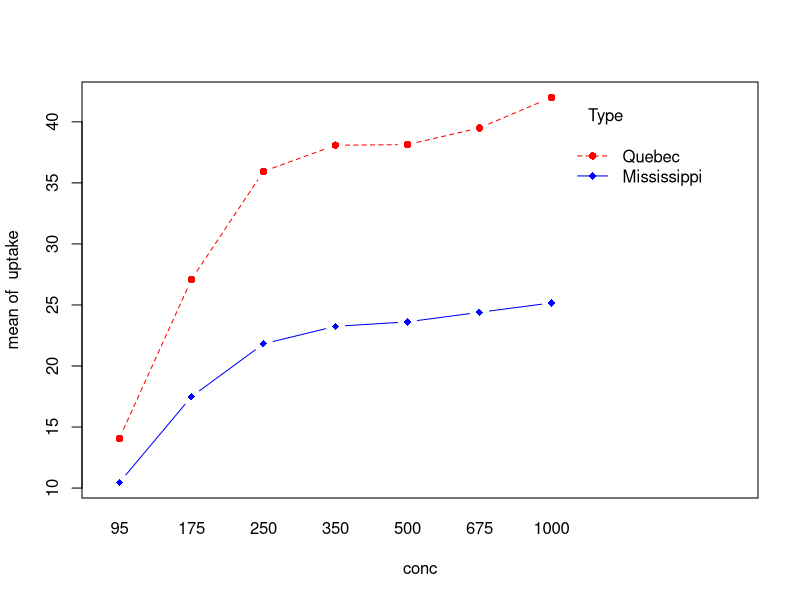
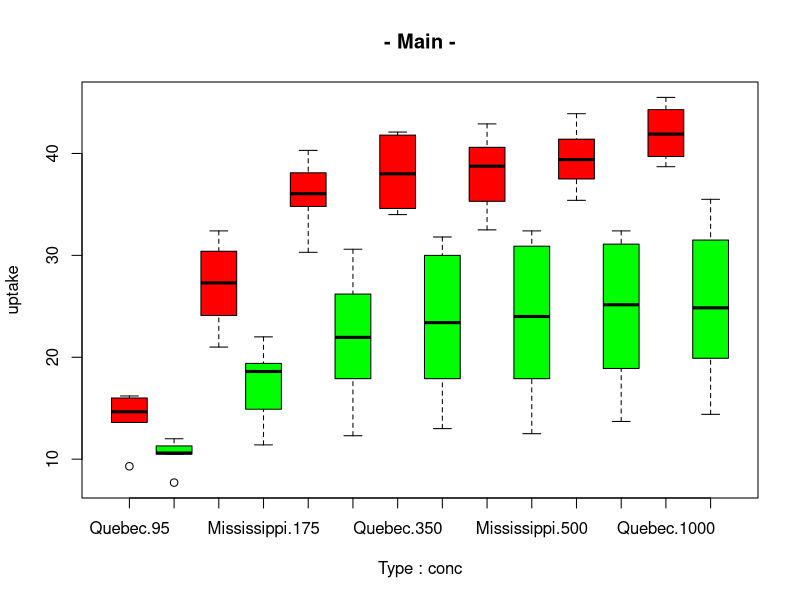

R code for these plots, in order: (Note: this script raises an error after producing the figures.)
# ANOVA-5 mine

# 반복측정 ANOVA (Repeated Measure ANOVA)
# 실험설계 조건 :
# (1) 1개의 집단간 요인 (Between-groups factor)
# (2) 1개의 집단내 요인 (Within-groups factor)
# 
# 분석할 데이터셋 : CO2{datasets}
# 변수정보 : 
#   (1) Plant - 서열변수(개별 Plant의 고유식별자)
#   (2) Type - 범주(Plant의 서식지 - Quebec, Mississippi)
#   (3) Treatment - 냉해/비냉해 처리
#   (4) uptake - CO2 섭취량
#   (5) conc - CO2 농도

data(CO2, package = 'datasets')

str(CO2)
str(CO2$Treatment)

# 요인역할을 할 변수는 
# factor 타입으로 변환하자 !!(분산분석할 때)
CO2$conc <- factor(CO2$conc)

attach(CO2)
# ANOVA 대상 요인 선정
# (1) conc (2) Type 

# 냉해의 영향을 받는 식물만 분석대상으로 뽑자 !!! 
wlbl <- subset(CO2, Treatment = 'chilled')

# 1개의 집단 내 요인을 공식으로 지정하는 방식에 집중
fit.aov <- aov(formula = uptake ~ conc * Type + Error(Plant/(conc)))

# 집단 간 요인의 개체수가 일정 (Balanced Design)
fit.aov <- aov(formula = uptake ~ Type * conc + Error(Plant/conc),
               data = wlbl)
fit.aov # 이거해서 나오는 결과  startum는 집단 내 요인 있을 때 나옴,
summary(fit.aov)


# 분산분석 결과 시각화
attach(wlbl)
  dev.off()
  interaction.plot(
    conc, Type, uptake, type = 'b',
    col = c('red', 'blue'),
    pch = c(16, 18)
  )
   
# 분산분석 결과 시각화 -2 
# 사후분석ㅇ로, 평균의 다중비교법을 하지 않더라도
  # 아래의 시각화 결과로, 어느집단간에 종속변수의
  # 평균의 차이가 얼마나 나는지, 좀 더 직관적으로 알 수 있음.
  boxplot(uptake ~ Type*conc, data = wlbl,
          col = c('red', 'green'),
          main = '- Main -')
          
detach(wlbl)
detach(ToothGrowth)  
detach(CO2)  
  